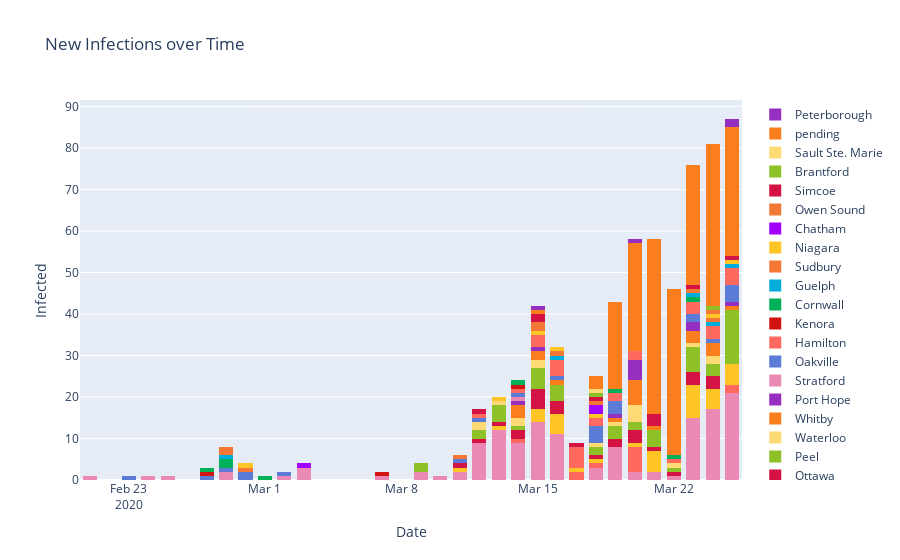

Notebook code for this chart:
### Code cell
color = ['#EB89B5', '#5b7bd6','#ff6960', '#d11411', '#00b159', '#00aedb', '#f37735', '#ffc425',
          '#a200ff', '#f47835', '#d41243', '#8ec127', '#feda75', '#fa7e1e', '#962fbf']*2


fig = go.Figure()
for  m, c, co in zip(infections, cities, color) : 
    fig.add_trace(go.Histogram( x=m, name = c, marker_color = co))

fig.update_layout(barmode='stack')

#fig = px.histogram(df, x="date", color = "city", color_discrete_sequence= px.colors.qualitative.Light24)
fig.update_layout(
    title_text='New Infections over Time', # title of plot
    xaxis_title_text='Date', # xaxis label
    yaxis_title_text='Infected', # yaxis label
    bargap=0.2, # gap between bars of adjacent location coordinates
    bargroupgap=0.1 # gap between bars of the same location coordinates
)

fig.show()

### Figure 1 — Plotly figure (JSON) as saved in the notebook; plotly's stock layout.template omitted (floating-point values rounded to 4 significant figures; data arrays with more than 128 entries replaced by an {"elided": "..."} marker saying what was removed)
{"data": [{"marker": {"color": "#EB89B5"}, "name": "Toronto", "type": "histogram", "x": {"elided": "139 str values"}}, {"marker": {"color": "#5b7bd6"}, "name": "Unspecified", "type": "histogram", "x": ["2020-02-27", "2020-02-28", "2020-02-29", "2020-02-29", "2020-02-23", "2020-03-02"]}, {"marker": {"color": "#ff6960"}, "name": "London", "type": "histogram", "x": ["2020-03-14", "2020-03-18", "2020-03-17", "2020-03-17", "2020-03-20", "2020-03-20", "2020-03-20", "2020-03-20", "2020-03-20", "2020-03-20", "2020-03-25", "2020-03-25"]}, {"marker": {"color": "#d11411"}, "name": "Scarborough", "type": "histogram", "x": ["2020-02-27", "2020-03-07"]}, {"marker": {"color": "#00b159"}, "name": "Richmond Hill", "type": "histogram", "x": ["2020-02-27", "2020-02-28", "2020-02-28", "2020-03-01"]}, {"marker": {"color": "#00aedb"}, "name": "Ajax", "type": "histogram", "x": ["2020-02-28"]}, {"marker": {"color": "#f37735"}, "name": "Newmarket", "type": "histogram", "x": ["2020-02-29"]}, {"marker": {"color": "#ffc425"}, "name": "York", "type": "histogram", "x": ["2020-02-29", "2020-03-16", "2020-03-16", "2020-03-16", "2020-03-16", "2020-03-16", "2020-03-18", "2020-03-15", "2020-03-15", "2020-03-15", "2020-03-11", "2020-03-17", "2020-03-21", "2020-03-21", "2020-03-21", "2020-03-21", "2020-03-21", "2020-03-20", "2020-03-13", "2020-03-23", "2020-03-23", "2020-03-23", "2020-03-23", "2020-03-23", "2020-03-23", "2020-03-23", "2020-03-23", "2020-03-24", "2020-03-24", "2020-03-24", "2020-03-24", "2020-03-24", "2020-03-25", "2020-03-25", "2020-03-25", "2020-03-25", "2020-03-25"]}, {"marker": {"color": "#a200ff"}, "name": "Kitchener", "type": "histogram", "x": ["2020-03-03"]}, {"marker": {"color": "#f47835"}, "name": "Mississauga", "type": "histogram", "x": ["2020-02-28", "2020-02-28"]}, {"marker": {"color": "#d41243"}, "name": "Ottawa", "type": "histogram", "x": ["2020-03-14", "2020-03-14", "2020-03-16", "2020-03-16", "2020-03-16", "2020-03-18", "2020-03-15", "2020-03-15", "2020-03-15", "2020-03-15", "2020-03-15", "2020-03-11", "2020-03-21", "2020-03-12", "2020-03-20", "2020-03-20", "2020-03-20", "2020-03-22", "2020-03-19", "2020-03-19", "2020-03-13", "2020-03-23", "2020-03-23", "2020-03-23", "2020-03-24", "2020-03-24", "2020-03-24"]}, {"marker": {"color": "#8ec127"}, "name": "Peel", "type": "histogram", "x": ["2020-03-14", "2020-03-16", "2020-03-16", "2020-03-16", "2020-03-16", "2020-03-18", "2020-03-18", "2020-03-09", "2020-03-15", "2020-03-15", "2020-03-15", "2020-03-15", "2020-03-15", "2020-03-21", "2020-03-21", "2020-03-21", "2020-03-21", "2020-03-12", "2020-03-12", "2020-03-20", "2020-03-20", "2020-03-22", "2020-03-19", "2020-03-19", "2020-03-19", "2020-03-09", "2020-03-13", "2020-03-13", "2020-03-13", "2020-03-13", "2020-03-23", "2020-03-23", "2020-03-23", "2020-03-23", "2020-03-23", "2020-03-23", "2020-03-24", "2020-03-24", "2020-03-24", "2020-03-25", "2020-03-25", "2020-03-25", "2020-03-25", "2020-03-25", "2020-03-25", "2020-03-25", "2020-03-25", "2020-03-25", "2020-03-25", "2020-03-25", "2020-03-25", "2020-03-25"]}, {"marker": {"color": "#feda75"}, "name": "Waterloo", "type": "histogram", "x": ["2020-03-14", "2020-03-14", "2020-03-18", "2020-03-15", "2020-03-15", "2020-03-12", "2020-03-12", "2020-03-20", "2020-03-20", "2020-03-20", "2020-03-20", "2020-03-22", "2020-03-19", "2020-03-13", "2020-03-23", "2020-03-24", "2020-03-24"]}, {"marker": {"color": "#fa7e1e"}, "name": "Whitby", "type": "histogram", "x": ["2020-03-14", "2020-03-14", "2020-03-14", "2020-03-16", "2020-03-15", "2020-03-15", "2020-03-21", "2020-03-20", "2020-03-20", "2020-03-20", "2020-03-20", "2020-03-20", "2020-03-20", "2020-03-19", "2020-03-23", "2020-03-23", "2020-03-23", "2020-03-24", "2020-03-24", "2020-03-24", "2020-03-25"]}, {"marker": {"color": "#962fbf"}, "name": "Port Hope", "type": "histogram", "x": ["2020-03-14", "2020-03-15", "2020-03-20", "2020-03-20", "2020-03-20", "2020-03-20", "2020-03-20", "2020-03-19", "2020-03-23", "2020-03-23", "2020-03-25"]}, {"marker": {"color": "#EB89B5"}, "name": "Stratford", "type": "histogram", "x": ["2020-03-14"]}, {"marker": {"color": "#5b7bd6"}, "name": "Oakville", "type": "histogram", "x": ["2020-03-14", "2020-03-16", "2020-03-18", "2020-03-18", "2020-03-18", "2020-03-18", "2020-03-11", "2020-03-12", "2020-03-19", "2020-03-19", "2020-03-19", "2020-03-23", "2020-03-23", "2020-03-24", "2020-03-25", "2020-03-25", "2020-03-25", "2020-03-25"]}, {"marker": {"color": "#ff6960"}, "name": "Hamilton", "type": "histogram", "x": ["2020-03-14", "2020-03-16", "2020-03-16", "2020-03-16", "2020-03-16", "2020-03-18", "2020-03-18", "2020-03-15", "2020-03-15", "2020-03-15", "2020-03-17", "2020-03-17", "2020-03-17", "2020-03-17", "2020-03-17", "2020-03-12", "2020-03-20", "2020-03-20", "2020-03-22", "2020-03-19", "2020-03-19", "2020-03-23", "2020-03-23", "2020-03-23", "2020-03-24", "2020-03-24", "2020-03-24", "2020-03-25", "2020-03-25", "2020-03-25", "2020-03-25"]}, {"marker": {"color": "#d11411"}, "name": "Kenora", "type": "histogram", "x": ["2020-03-14"]}, {"marker": {"color": "#00b159"}, "name": "Cornwall", "type": "histogram", "x": ["2020-03-14", "2020-03-22", "2020-03-19", "2020-03-23"]}, {"marker": {"color": "#00aedb"}, "name": "Guelph", "type": "histogram", "x": ["2020-03-16", "2020-03-23", "2020-03-24", "2020-03-25"]}, {"marker": {"color": "#f37735"}, "name": "Sudbury", "type": "histogram", "x": ["2020-03-16", "2020-03-11", "2020-03-23", "2020-03-24"]}, {"marker": {"color": "#ffc425"}, "name": "Niagara", "type": "histogram", "x": ["2020-03-16", "2020-03-18", "2020-03-15", "2020-03-13", "2020-03-24", "2020-03-25"]}, {"marker": {"color": "#a200ff"}, "name": "Chatham", "type": "histogram", "x": ["2020-03-18", "2020-03-18"]}, {"marker": {"color": "#f47835"}, "name": "Owen Sound", "type": "histogram", "x": ["2020-03-18", "2020-03-15", "2020-03-15", "2020-03-24"]}, {"marker": {"color": "#d41243"}, "name": "Simcoe", "type": "histogram", "x": ["2020-03-18", "2020-03-15", "2020-03-15", "2020-03-17", "2020-03-21", "2020-03-21", "2020-03-21", "2020-03-12", "2020-03-23", "2020-03-25"]}, {"marker": {"color": "#8ec127"}, "name": "Brantford", "type": "histogram", "x": ["2020-03-18", "2020-03-24"]}, {"marker": {"color": "#feda75"}, "name": "Sault Ste. Marie", "type": "histogram", "x": ["2020-03-18"]}, {"marker": {"color": "#fa7e1e"}, "name": "pending", "type": "histogram", "x": {"elided": "232 str values"}}, {"marker": {"color": "#962fbf"}, "name": "Peterborough", "type": "histogram", "x": ["2020-03-15", "2020-03-20", "2020-03-25", "2020-03-25"]}], "layout": {"bargap": 0.2, "bargroupgap": 0.1, "barmode": "stack", "title": {"text": "New Infections over Time"}, "xaxis": {"title": {"text": "Date"}}, "yaxis": {"title": {"text": "Infected"}}}}
